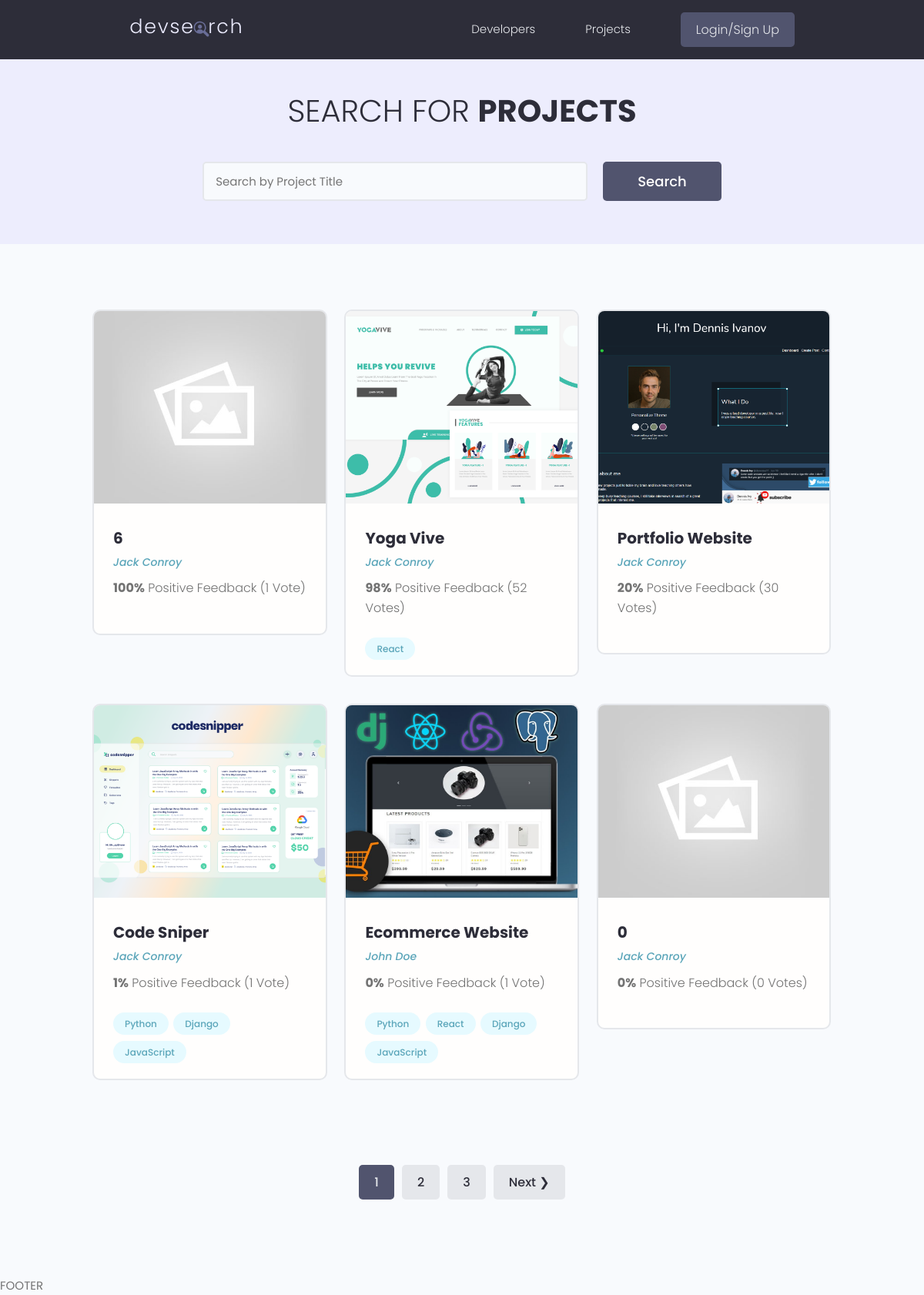
The page /projects/ on the database as committed earlier.
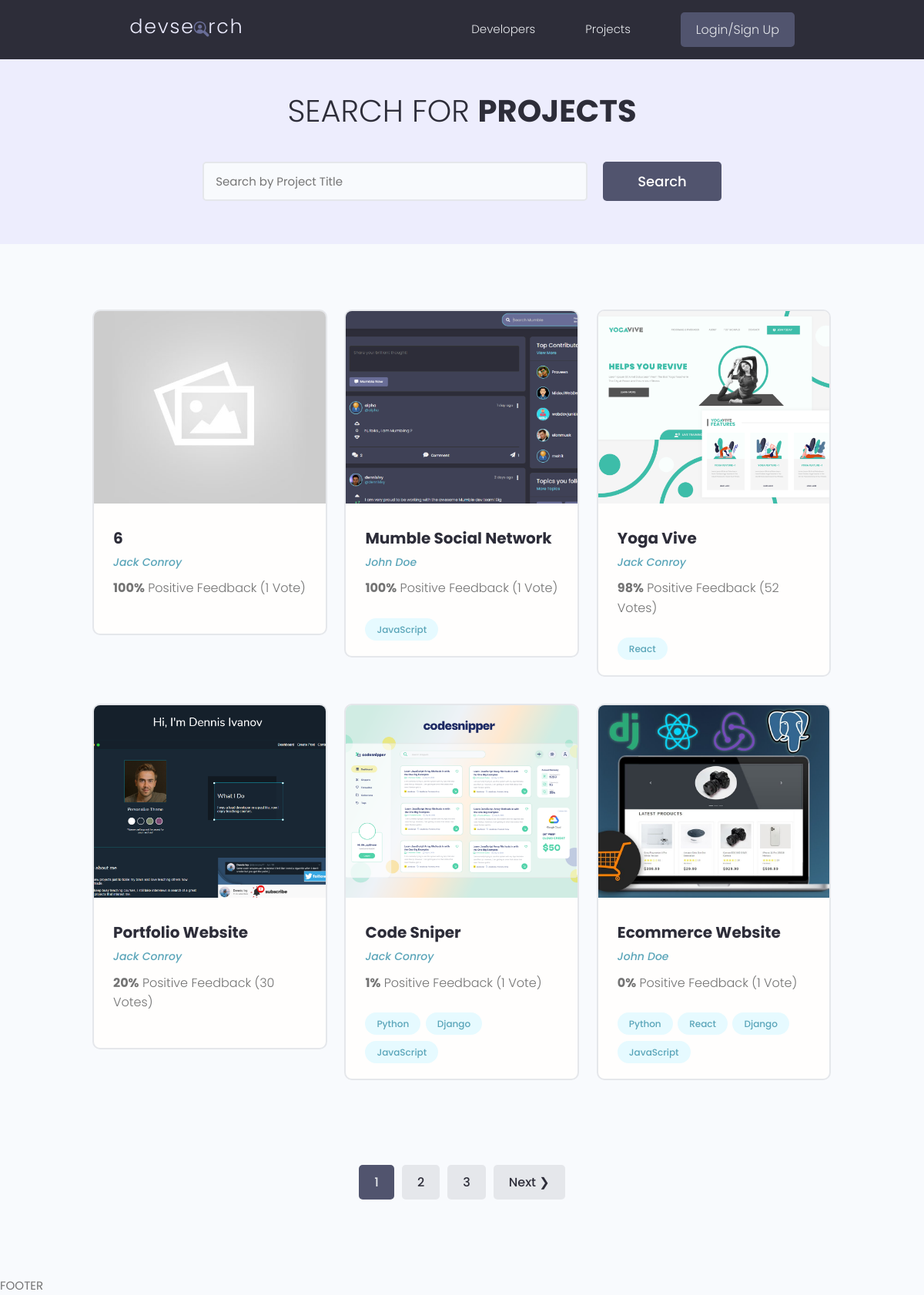
The same page on the database as committed later.
### projects/models.py (models this page shows, shortened)
class Project(models.Model):
    owner = models.ForeignKey(Profile, null=True, blank=True, on_delete=models.SET_NULL)
    title = models.CharField(max_length=200)
    description = models.TextField(null=True, blank=True)
    featured_image = models.ImageField(null=True, blank=True, default="default.jpg")
    demo_link = models.CharField(max_length=2000, null=True, blank=True)
    source_link = models.CharField(max_length=2000, null=True, blank=True)
    tags = models.ManyToManyField('Tag', blank=True)
    vote_total = models.IntegerField(default=0, null=True, blank=True)
    vote_ratio = models.IntegerField(default=0, null=True, blank=True)
    created = models.DateTimeField(auto_now_add=True)
    id = models.UUIDField(default=uuid.uuid4, unique=True, primary_key=True, editable=False)
    class Meta:
        ordering = ['-vote_ratio', '-vote_total', 'title']

class Tag(models.Model):
    name = models.CharField(max_length=200)
    created = models.DateTimeField(auto_now_add=True)
    id = models.UUIDField(default=uuid.uuid4, unique=True, primary_key=True, editable=False)
    def __str__(self):
        return self.name

### users/models.py (models this page shows, shortened)
class Profile(models.Model):
  user = models.OneToOneField(User, on_delete=models.CASCADE, null=True, blank=True)
  name = models.CharField(max_length=200, blank=True, null=True)
  email = models.EmailField(max_length=500, blank=True, null=True)
  username = models.CharField(max_length=200, blank=True, null=True)
  location = models.CharField(max_length=200, blank=True, null=True)
  short_intro = models.CharField(max_length=500, blank=True, null=True)
  bio = models.TextField(blank=True, null=True)
  profile_image = models.ImageField(null=True, blank=True, upload_to='profiles/', default="profiles/user-default.png")
  social_github = models.CharField(max_length=500, null=True, blank=True)
  social_twitter = models.CharField(max_length=500, null=True, blank=True)
  social_linkedin = models.CharField(max_length=500, null=True, blank=True)
  social_youtube = models.CharField(max_length=500, null=True, blank=True)
  social_website = models.CharField(max_length=500, null=True, blank=True)
  created = models.DateTimeField(auto_now_add=True)
  id = models.UUIDField(default=uuid.uuid4, unique=True, primary_key=True, editable=False)

### projects/views.py (the view)
# urls.py: path('projects/', views.getProjects),
def projects(request):
    projects, search_query = searchProjects(request)
    custom_range, projects = paginateProjects(request, projects, 6)
    context = {
        'projects': projects,
        'search_query': search_query,
        'custom_range': custom_range
    }
    return render(request, 'projects/projects.html', context)

### projects/utils.py (called while the page is built)
def paginateProjects(request, projects, results):
  page = request.GET.get('page')
  paginator = Paginator(projects, results)
  try:
    projects = paginator.page(page)
  except PageNotAnInteger:
    page = 1
    projects = paginator.page(page)
  except EmptyPage:
    page = paginator.num_pages
    projects = paginator.page(page)
  leftIndex = (int(page) - 4)
  if leftIndex < 1:
    leftIndex = 1
  rightIndex = (int(page) + 5)
  if rightIndex > paginator.num_pages:
    rightIndex = paginator.num_pages + 1
  custom_range = range(leftIndex, rightIndex)
  return custom_range, projects

def searchProjects(request):
  search_query = ''
  if request.GET.get('search_query'):
    search_query = request.GET.get('search_query')
  tags = Tag.objects.filter(name__icontains=search_query)
  projects = Project.objects.distinct().filter(
    Q(title__icontains=search_query) |
    Q(description__icontains=search_query) |
    Q(owner__name__icontains=search_query) |
    Q(tags__in=tags)
  )
  return projects, search_query

### projects/templates/projects/projects.html (shortened to what this page needs)
{% extends 'main.html' %}
{% block content %}
<main class="projects">
    <section class="hero-section text-center">
      <div class="container container--narrow">
        <div class="hero-section__box">
          <h2>Search for <span>Projects</span></h2>
        </div>
        <div class="hero-section__search">
          <form id="searchForm" class="form" action="{% url 'projects' %}" method="GET">
            <div class="form__field">
              <input class="input input--text" id="formInput#search" type="text" name="search_query"
                value="{{search_query}}" placeholder="Search by Project Title" />
            </div>
            <input class="btn btn--sub btn--lg" type="submit" value="Search" />
          </form>
        </div>
      </div>
    </section>
    <section class="projectsList">
      <div class="container">
        <div class="grid grid--three">
            {% for project in projects %}
                <div class="column">
                    <div class="card project">
                        <a href="{% url 'project' project.id %}" class="project">
                            <img class="project__thumbnail" src="{{ project.featured_image.url }} " alt="project thumbnail" />
                            <div class="card__body">
                                <h3 class="project__title">{{ project.title }}</h3>
                                <p><a class="project__author" href="{% url 'user-profile' project.owner.id %}">{{project.owner.name}}</a></p>
                                <p class="project--rating">
                                <span style="font-weight: bold;">{{ project.vote_ratio }}%</span> Positive
                                Feedback ({{ project.vote_total }} Vote{{project.vote_total|pluralize:"s"}})
                                </p>
                                <div class="project__tags">
                                    {% for tag in project.tags.all %}
                                      <span class="tag tag--pill tag--main">
                                          <small>{{ tag }}</small>
                                      </span>
                                    {% endfor %}
                                </div>
                            </div>
                        </a>
                    </div>
                </div>
            {% endfor %}
        </div>
      </div>
    </section>
    {% include 'pagination.html' with queryset=projects custom_range=custom_range %}
</main>
{% endblock %}

Rows that differ between the two databases and show on the page:
no longer on this page (row unchanged): Project: featured_image (placeholder picture), title "0", owner.name "Jack Conroy", vote_ratio "0", vote_total "0"
now on this page (row edited): Project: featured_image (picture), title "Mumble Social Network", owner.name "John Doe", vote_ratio "100", vote_total "1", Tag (name "JavaScript")
